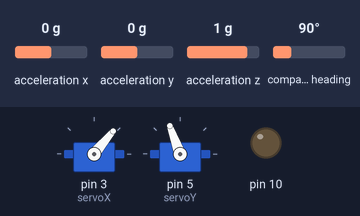
This sketch was run on a simulated Arduino Uno, built with avr-gcc and run on an emulated ATmega328P. Parts: 2 × servo, output pins drawn as LEDs (lit = HIGH). The inputs (shaded band) are chosen by the test bench; at power-on: acceleration x 0 g, acceleration y 0 g, acceleration z 1 g, compass heading 90°. Storage starts empty; what the sketch prints to the serial monitor is not drawn.

Above: at 11.0 s.
11.1 s: acceleration x set to -1.4 g
At 11.6 s:
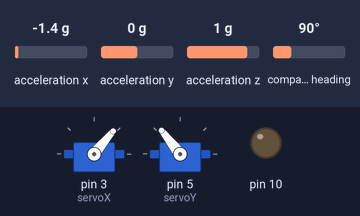
12.6 s: acceleration y set to -0.8 g
At 13.9 s:
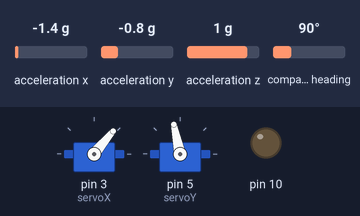
15.6 s: acceleration x set to -0.1 g
18.6 s: acceleration x set to 0.1 g
At 20.8 s:
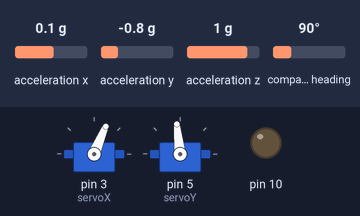
Timing chart, 0 to 23.8 s (numbered marks = the images above; inputs shaded):
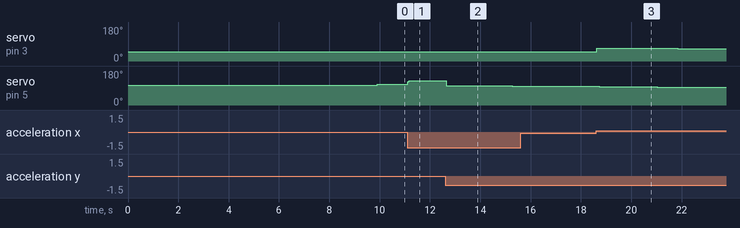

Measured:
- the behaviour switches between 0 and 0.1 g on acceleration x (found by bisection; images 2 and 3)
- after the input at 11.1 s, servo on pin 5 (servoY): 110° → 128° at once
- after the input at 12.6 s, servo on pin 5 (servoY): 128° → 103° at once, → 102° 0.33 s later, → 101° 1.2 s later, → 100° 1.1 s later
- after the input at 18.6 s, servo on pin 3 (servoX): 50° → 68° at once, → 67° 0.98 s later, → 66° 2.2 s later

The sketch:

TVCArduinoCode.ino
```cpp
//Sami TVC Mount Code
//Uses PID loop to stabalize pitch and roll axis


//Libraries
#include <Servo.h>
#include <Adafruit_Sensor.h>
#include <Adafruit_BNO055.h>
#include <utility/imumaths.h>
#include <SD.h>

//2 Servos
Servo servoX;
Servo servoY;

//For this project I used the Adafruit BNO055
Adafruit_BNO055 bno = Adafruit_BNO055(55, 0x28, &Wire);

//PID constants
double Kp = 0.6;
double Ki = 0.05;
double Kd = 0.12;

//Error
double error = 0;
double prevErrorY = 0;
double prevErrorZ = 0;
double xOffset = 0;
double yOffset = 0;
int DError = 0;
double iErrorY = 0;
double iErrorZ = 0;
double RADTODEG = 57.2957795;
//Calibrated upright values
int desiredOrientationY = 0;
int desiredOrientationZ = 0;
int firstRound = 0;
double outputCorrection;

//Setting the starting values for the servos
double servoXLocation = 90;
double servoYLocation = 90;
double currentTime = micros();
double previousTimeY = currentTime;
double previousTimeZ = currentTime;
double previousTimeGyro = currentTime;
double dt=0.0001;
double relativeOrientationY = 90;
double relativeOrientationZ = 90;
bool calibrated = false;
bool launch = false;
bool rotated = false;
double launchTime = 0;
double firingTime = 1800;
int i = 0;
File myFile;
String fileName = "TVC5.txt";
bool fired = false;
int rotation = 0;

void setup() {
  // Setting up the serial
  Serial.begin(115200);
  while (!Serial) {
    delay(10);
  }
  // Setting up Servo, SD Card and BNO055 locations
  delay(50);
  pinMode(10, OUTPUT);

  if(!SD.begin(10)){
    Serial.print("SD Initialization failed");
  }
  Serial.print("SD Initialization Successfull \n");
  myFile = SD.open(fileName, FILE_WRITE);
  if(myFile){
    Serial.print("Writing to " + fileName);
    myFile.println("Time,orientationX,orientationY,servoX,servoY");
    myFile.close();
  }

  //pinMode(2, OUTPUT);
  servoX.attach(3);
  servoY.attach(5);
  // Initialise the BNO055 sensor
  if(!bno.begin())
  {
    // Not good: there was a problem detecting the BNO055
    Serial.print("No BNO055 detected ... ");
    while(1);
  }
  servoX.write(50);
  servoY.write(105);
  delay(8000);
  servoX.write(50);
  servoY.write(105);
  delay(1800);
  sensors_event_t event;
  bno.getEvent(&event);
  desiredOrientationY = event.orientation.y;
  desiredOrientationZ = event.orientation.z;

  //Logging calibration values
  myFile = SD.open(fileName, FILE_WRITE);
  myFile.print(millis());
  myFile.print(",");
  myFile.print(desiredOrientationY);
  myFile.print(",");
  myFile.print(desiredOrientationZ);
  myFile.print(",");
  myFile.print(60);
  myFile.print(",");
  myFile.println(100);
  myFile.close();

  previousTimeY = micros();
  previousTimeZ = micros();
}

void loop() {
  // Idling while the rocket waits to take off:
  sensors_event_t event;
  bno.getEvent(&event);
  Serial.println(event.acceleration.y);

  // Detecting launch if there is a large enough upwards acceleration
  if (event.acceleration.y <= -6){
    if (launch == false){
      Serial.println("LActivated  ");
      Serial.println("  ");
      launchTime = millis();
      launch = true;
    }
  }

  if (launch == true && rotated == false){
    //Start rotating
    desiredOrientationZ += 1;
  }
  //Stop at 30 degrees
  if (desiredOrientationZ >= 30){
    rotated = true;
  }

  //Inputting orientation to PID loops
  relativeOrientationY = event.orientation.y;
  relativeOrientationZ = event.orientation.z;
  servoXLocation = 50+2*PIDCorrectionY(0, relativeOrientationY);
  servoYLocation = 110+2*PIDCorrectionZ(desiredOrientationZ, relativeOrientationZ);
  if(servoXLocation > 30 && servoXLocation < 70){
      //Updating Servo Position:
      servoX.write(servoXLocation);
  }
  if(servoYLocation > 90 && servoYLocation < 130){
      //Updating Servo Position:
      servoY.write(servoYLocation);
  }

  currentTime = micros();

  myFile = SD.open(fileName, FILE_WRITE);
  myFile.print(millis());
  myFile.print(",");
  myFile.print(relativeOrientationY);
  myFile.print(",");
  myFile.print(relativeOrientationZ);
  myFile.print(",");
  myFile.print(servoXLocation);
  myFile.print(",");
  myFile.println(servoYLocation);
  myFile.close();

  Serial.println(relativeOrientationY);
  Serial.println(relativeOrientationZ);
  Serial.print("PID Correction_y: ");
  Serial.print(servoXLocation);
  Serial.print("\t PID Correction_z: ");
  Serial.print(servoYLocation);
  Serial.println(dt);
  Serial.println(" ");
}


double PIDCorrectionY (double desiredOrientation, double currentOrientation) {
  currentTime = micros();
  //Converting dt into seconds using a microsecond timestamp
  dt = (currentTime - previousTimeY)/1000000;
  error = desiredOrientation-currentOrientation;
  iErrorY += (desiredOrientation-currentOrientation)*dt;
  if (firstRound > 1){
    DError = (error-prevErrorY)/dt;
    Serial.print("DError: ");
    Serial.println(DError);
    Serial.print("\t");
  }
  else{
    //Removing the Derivative error value from the first loop
    firstRound += 1;
    DError = 0;
  }

  outputCorrection = error*Kp+iErrorY*Ki+DError*Kd;
  //limiting correction if it exceeds Servo limitations
  if (outputCorrection > 10){
    outputCorrection=10;
  }
  if (outputCorrection < -10){
    outputCorrection=-10;
  }
  //Saving error and time for next iteration
  prevErrorY = error;
  previousTimeY = currentTime;
  return outputCorrection;
}

double PIDCorrectionZ (double desiredOrientation, double currentOrientation) {
  currentTime = micros();
  //Converting dt into seconds using a microsecond timestamp
  dt = (currentTime - previousTimeZ)/1000000;
  error = desiredOrientation-currentOrientation;
  iErrorZ += (desiredOrientation-currentOrientation)*dt;
  if (firstRound > 1){
    DError = (error-prevErrorZ)/dt;
  }
  else{
    //Removing the Derivative error value from the first loop
    firstRound += 1;
    DError = 0;
  }

  outputCorrection = error*Kp+iErrorZ*Ki+DError*Kd;

  //limiting correction if it exceeds Servo limitations

  if (outputCorrection > 10){
    outputCorrection = 10;
  }
  else if (outputCorrection < -10){
    outputCorrection = -10;
  }

  //Saving error and time for next iteration
  prevErrorZ = error;
  previousTimeZ = currentTime;
  return outputCorrection;
}
```
